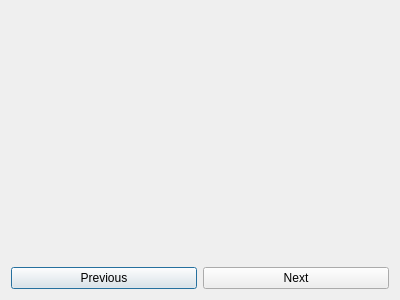
<?xml version="1.0" encoding="UTF-8"?>
<ui version="4.0">
 <class>Dialog</class>
 <widget class="QDialog" name="Dialog">
  <property name="geometry">
   <rect>
    <x>0</x>
    <y>0</y>
    <width>400</width>
    <height>300</height>
   </rect>
  </property>
  <property name="windowTitle">
   <string>Dialog</string>
  </property>
  <layout class="QVBoxLayout" name="verticalLayout">
   <item>
    <widget class="QStackedWidget" name="feature_stacked_widget"/>
   </item>
   <item>
    <layout class="QHBoxLayout" name="horizontalLayout">
     <item>
      <widget class="QPushButton" name="prev_button">
       <property name="text">
        <string>Previous</string>
       </property>
      </widget>
     </item>
     <item>
      <widget class="QPushButton" name="next_button">
       <property name="text">
        <string>Next</string>
       </property>
      </widget>
     </item>
    </layout>
   </item>
  </layout>
 </widget>
 <resources/>
 <connections/>
</ui>
